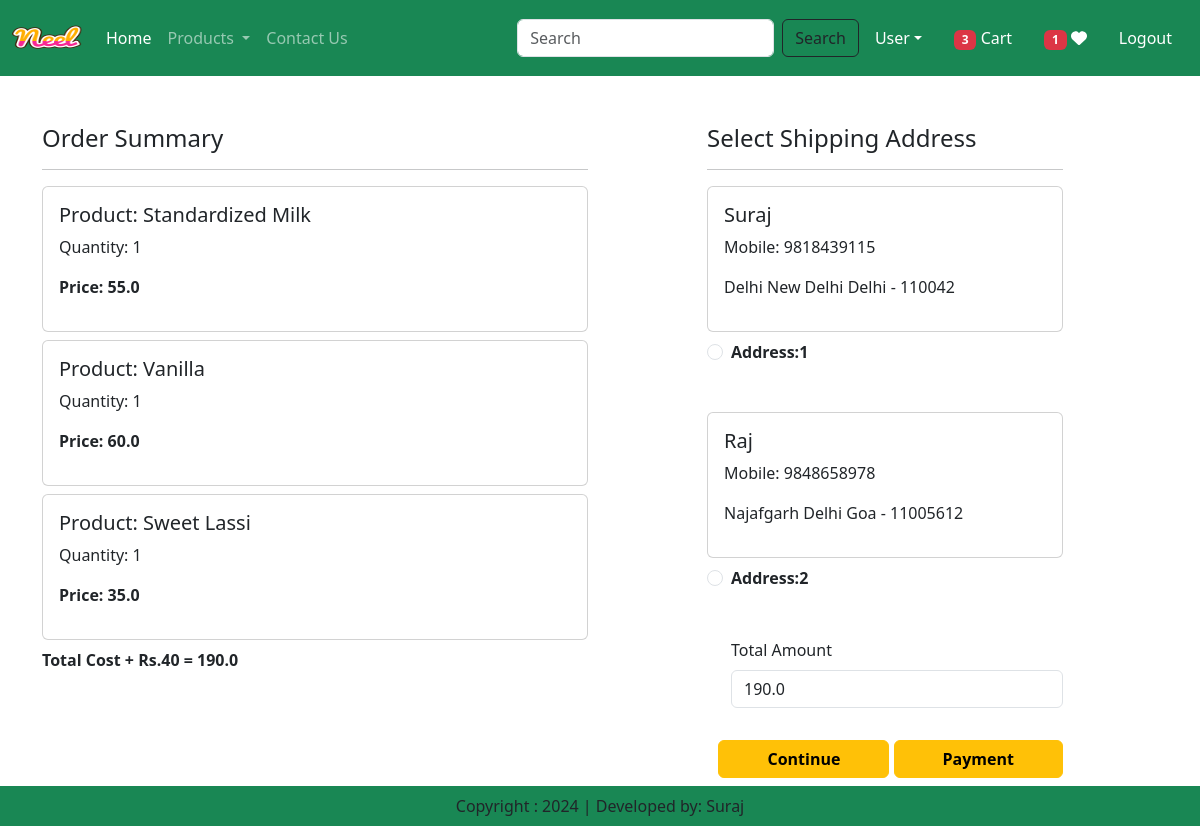
Screenshot of /checkout/ (signed in) with the database file from the repository.
### app/models.py (models this page shows, shortened)
class Cart(models.Model):
    user=models.ForeignKey(User,on_delete=models.CASCADE)
    product=models.ForeignKey(Product,on_delete=models.CASCADE)
    quantity=models.PositiveIntegerField(default=1)

class Product(models.Model):
    title=models.CharField(max_length=100)
    selling_price=models.FloatField()
    discounted_price= models.FloatField()
    description=models.TextField()
    composition=models.TextField(default='')
    prodapp=models.TextField(default='')
    category=models.CharField(choices=CATEGORY_CHOICES, max_length=2)
    product_image=models.ImageField(upload_to='product')

class Customer(models.Model):
    user=models.ForeignKey(User,on_delete=models.CASCADE)
    name=models.CharField(max_length=200)
    locality=models.CharField(max_length=200)
    city=models.CharField(max_length=50)
    mobile=models.IntegerField(default=0)
    zipcode=models.IntegerField()
    state=models.CharField(choices=STATE_CHOICES,max_length=50)

### app/views.py (the view)
# urls.py: path('checkout/',views.Checkout.as_view(),name='checkout'),
@method_decorator(login_required,name='dispatch')
class Checkout(View):
    def get(self,request):
        user=request.user
        add=Customer.objects.filter(user=user)
        cart_items=Cart.objects.filter(user=user)
        famount=0
        for p in cart_items:
            value=p.quantity*p.product.discounted_price
            famount+=value
        totalamount=famount+40
        totalitem=0
        wishlistitem=0
        if request.user.is_authenticated:
            totalitem=len(Cart.objects.filter(user=request.user))
            wishlistitem=len(Wishlist.objects.filter(user=request.user))
        return render(request,'app/checkout.html',{'add':add, 'cart_items':cart_items,'totalamount':totalamount,'totalitem':totalitem,'wishlistitem':wishlistitem})

### app/templates/app/checkout.html (shortened to what this page needs)
{% extends 'app/base.html'%}
{% load static%}
{% block content %}
    <div class="container">
        <div class="row mt-5">
            <div class="col-sm-6">
                <h4>Order Summary</h4>
                <hr>
                {% for item in cart_items %}
                    <div class="card mb-2">
                        <div class="card-body">
                            <h5>Product: {{item.product.title}}</h5>
                            <p>Quantity: {{item.quantity}}</p>
                            <p class="fw-bold">Price: {{item.product.discounted_price}}</p>
                        </div>
                    </div>
                {% endfor %}
                <p class="fw-bold">Total Cost + Rs.40 = {{totalamount}}</p>
            </div>
            <div class="col-sm-4 offset-sm-1">
                <h4>Select Shipping Address</h4>
                <hr>
                <form method="post" id="myform">
                        {% for ad in add %}
                            <div class="card">
                                <div class="card-body">
                                    <h5>{{ad.name}}</h5>
                                    <p>Mobile: {{ad.mobile}}</p>
                                    <p>{{ad.locality}} {{ad.city}} {{ad.state}} - {{ad.zipcode}}</p>
                                </div>
                            </div>
                            <div class="form-check mt-2 mb-5">
                                <input type="radio" class="form-check-input" name="custid" id="custadd{{forloop.counter}}" value="{{ad.id}}">
                                <label class="form-check-label fw-bold" for="custadd{{forloop.counter}}">Address:{{forloop.counter}}</label>
                            </div>
                        {% endfor %}
                        <div class="form-check mb-3">
                            <label for="totamount" class="form-label">Total Amount</label>
                            <input type="number" class="form-control" name="totamount" value={{totalamount}} readonly>
                        </div>
                        <div class="text-end">
                            <button type="submit" class="btn btn-warning mt-3 px-5 fw-bold">Continue</button>
                            <button id="rzp-button1" type="submit" class="btn btn-warning mt-3 px-5 fw-bold">Payment</button>
                        </div>
                    </form>
            </div>
        </div>
      <br><br>
    </div>
{% endblock content %}

### rows the page displays
Cart: product "Standardized Milk", quantity "1", product.discounted_price "55.0"
Cart: product "Vanilla", quantity "1", product.discounted_price "60.0"
Cart: product "Sweet Lassi", quantity "1", product.discounted_price "35.0"
Customer: name "Suraj", mobile "9818439115", locality "Delhi", city "New Delhi", state "Delhi", zipcode "110042"
Customer: name "Raj", mobile "9848658978", locality "Najafgarh", city "Delhi", state "Goa", zipcode "11005612"

### other values shown
{{ totalitem }} "3"
{{ wishlistitem }} "1"
{{ totalamount }} "190.0"
